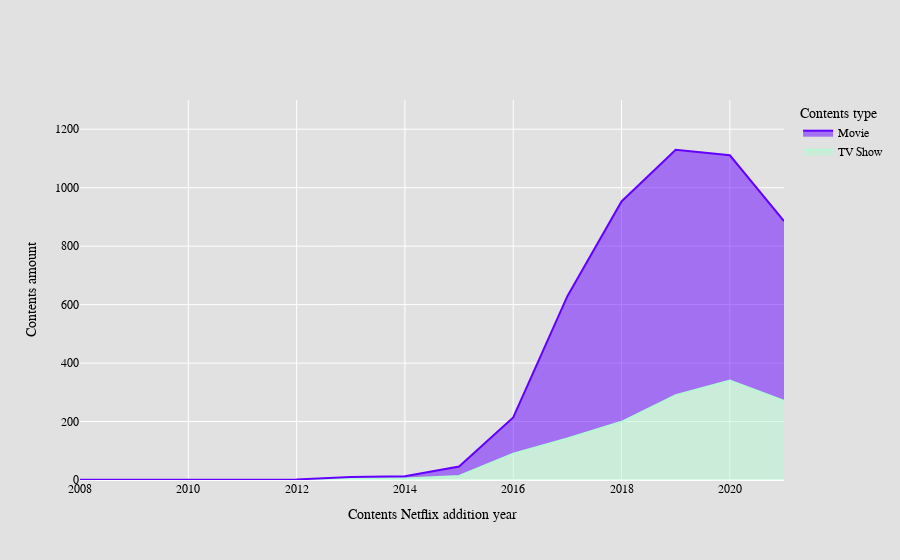
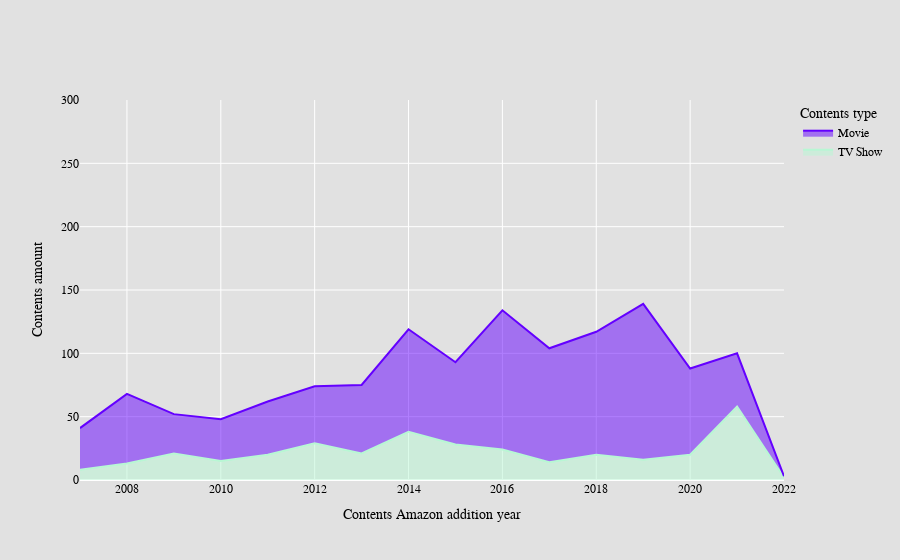

The notebook cell these images were saved under, in order:
### Code cell
c = ('rgba(184, 247, 212, 1)', 'rgba(100,0,255,1)')

def year_added(df, file, prov, range):
    fig = go.Figure(layout_yaxis_range=range)
    for i, r in enumerate(df['type'].value_counts().index[::-1]):
        mtv_rel = pd.DataFrame(df[df['type']==r]['year_added'].value_counts().sort_index())
        fig.add_trace(go.Scatter(
            x=mtv_rel.index, y=mtv_rel['year_added'],
            hoverinfo='x+y',
            mode='lines',
            line=dict(width=2, color=c[i]),
            # line_shape='spline', 
            name = r,
            stackgroup='one' # define stack group
        ))

    fig.update_traces( marker=dict(line=dict(width=2)),textfont=dict(family="Helvetica",size=16,color="black"),hoverlabel=dict(font_size=14,font_family="Helvetica"))
    fig.update_layout(paper_bgcolor="#e1e1e1", plot_bgcolor = 'rgba(0, 0, 0, 0)', hoverlabel_bordercolor='black',xaxis_title="Contents "+ prov +" addition year",
    yaxis_title="Contents amount",
    legend_title="Contents type",
    font=dict(
        family="Helvetica, San serif",
        size=12,
        color="black"
    ) )
    fig.write_html('visualization/'+ file)
    fig.show()
year_added(dfn, 'seven.html', 'Netflix', [0,1300])
year_added(dfa, 'eight.html', 'Amazon', [0,300])

### Figure 1 — Plotly figure (JSON) as saved in the notebook; plotly's stock layout.template omitted (floating-point values rounded to 4 significant figures)
{"data": [{"hoverinfo": "x+y", "hoverlabel": {"font": {"family": "Helvetica", "size": 14}}, "line": {"color": "rgba(184, 247, 212, 1)", "width": 2}, "marker": {"line": {"width": 2}}, "mode": "lines", "name": "TV Show", "stackgroup": "one", "textfont": {"color": "black", "family": "Helvetica", "size": 16}, "type": "scatter", "x": [2012, 2013, 2014, 2015, 2016, 2017, 2018, 2019, 2020, 2021], "y": [1, 7, 5, 14, 90, 142, 199, 290, 340, 271]}, {"hoverinfo": "x+y", "hoverlabel": {"font": {"family": "Helvetica", "size": 14}}, "line": {"color": "rgba(100,0,255,1)", "width": 2}, "marker": {"line": {"width": 2}}, "mode": "lines", "name": "Movie", "stackgroup": "one", "textfont": {"color": "black", "family": "Helvetica", "size": 16}, "type": "scatter", "x": [2008, 2009, 2010, 2011, 2012, 2013, 2014, 2015, 2016, 2017, 2018, 2019, 2020, 2021], "y": [1, 1, 1, 1, 1, 3, 8, 32, 124, 487, 754, 840, 771, 615]}], "layout": {"font": {"color": "black", "family": "Helvetica, San serif", "size": 12}, "hoverlabel": {"bordercolor": "black"}, "legend": {"title": {"text": "Contents type"}}, "paper_bgcolor": "#e1e1e1", "plot_bgcolor": "rgba(0, 0, 0, 0)", "xaxis": {"title": {"text": "Contents Netflix addition year"}}, "yaxis": {"range": [0, 1300], "title": {"text": "Contents amount"}}}}

### Figure 2 — Plotly figure (JSON) as saved in the notebook; plotly's stock layout.template omitted (floating-point values rounded to 4 significant figures)
{"data": [{"hoverinfo": "x+y", "hoverlabel": {"font": {"family": "Helvetica", "size": 14}}, "line": {"color": "rgba(184, 247, 212, 1)", "width": 2}, "marker": {"line": {"width": 2}}, "mode": "lines", "name": "TV Show", "stackgroup": "one", "textfont": {"color": "black", "family": "Helvetica", "size": 16}, "type": "scatter", "x": [2007, 2008, 2009, 2010, 2011, 2012, 2013, 2014, 2015, 2016, 2017, 2018, 2019, 2020, 2021, 2022], "y": [8, 13, 21, 15, 20, 29, 21, 38, 28, 24, 14, 20, 16, 20, 58, 2]}, {"hoverinfo": "x+y", "hoverlabel": {"font": {"family": "Helvetica", "size": 14}}, "line": {"color": "rgba(100,0,255,1)", "width": 2}, "marker": {"line": {"width": 2}}, "mode": "lines", "name": "Movie", "stackgroup": "one", "textfont": {"color": "black", "family": "Helvetica", "size": 16}, "type": "scatter", "x": [2007, 2008, 2009, 2010, 2011, 2012, 2013, 2014, 2015, 2016, 2017, 2018, 2019, 2020, 2021, 2022], "y": [33, 55, 31, 33, 42, 45, 54, 81, 65, 110, 90, 97, 123, 68, 42, 1]}], "layout": {"font": {"color": "black", "family": "Helvetica, San serif", "size": 12}, "hoverlabel": {"bordercolor": "black"}, "legend": {"title": {"text": "Contents type"}}, "paper_bgcolor": "#e1e1e1", "plot_bgcolor": "rgba(0, 0, 0, 0)", "xaxis": {"title": {"text": "Contents Amazon addition year"}}, "yaxis": {"range": [0, 300], "title": {"text": "Contents amount"}}}}
